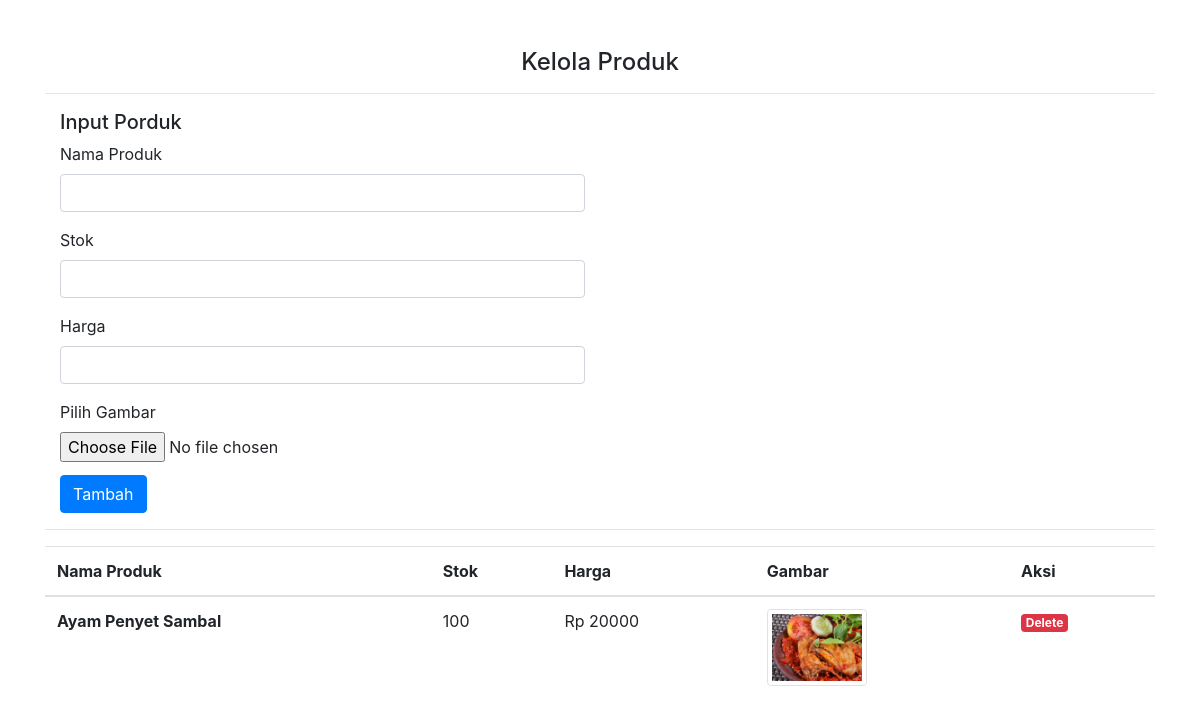
The app's page /input-produk.php with its own data.
### tables this page shows
CREATE TABLE `tb_produk` (
  `id_produk` int(11) NOT NULL,
  `nama_produk` varchar(255) NOT NULL,
  `stok` int(50) NOT NULL,
  `harga` double NOT NULL,
  `gambar` varchar(255) NOT NULL
);

### input-produk.php (the view, shortened to what this page needs)
<!DOCTYPE html>
<html lang="en">
<head>
    <link rel="stylesheet" href="assets/css/bootstrap.min.css">
</head>
<body>
    <div class="container mt-5">
        <h4 class="text-center">Kelola Produk</h4>
        <hr>
        <div class="col-lg-6">
            <h5>Input Porduk</h5>
            <form action="" method="post" enctype="multipart/form-data">
                <div class="form-group">
                    <label for="nama">Nama Produk</label>
                    <input type="text" class="form-control" id="nama" name="nama" required>
                </div>
                <div class="form-group">
                    <label for="stok">Stok</label>
                    <input type="number" class="form-control" id="stok" name="stok" required>
                </div>
                <div class="form-group">
                    <label for="harga">Harga</label>
                    <input type="text" class="form-control" id="harga" name="harga" required>
                </div>
                <div class="custom-file">
                    <label for="gambar">Pilih Gambar</label>
                    <br>
                    <input type="file" id="gambar" name="gambar">
                </div>
                <button type="submit" name="tambah" class="btn btn-primary mt-3">Tambah</button>
            </form>
        </div>
        <hr>
        <table class="table">
            <thead>
                <tr>
                    <th scope="col">Nama Produk</th>
                    <th scope="col">Stok</th>
                    <th scope="col">Harga</th>
                    <th scope="col">Gambar</th>
                    <th scope="col">Aksi</th>
                </tr>
            </thead>
            <tbody>
                <?php
                include "koneksi.php";
                $sql = "SELECT * FROM tb_produk";
                $query = mysqli_query($koneksi, $sql);
                while ($m = mysqli_fetch_array($query)) {
                ?>
                    <tr>
                        <th><?= $m['nama_produk']; ?></th>
                        <td><?= $m['stok']; ?></td>
                        <td>Rp <?= $m['harga']; ?></td>
                        <td><img src="assets/img/<?= $m['gambar']; ?>" class="img-thumbnail" width="100px"></td>
                        <td><a href="#" class="badge badge-danger">Delete</a></td>
                    </tr>
                <?php
                } ?>
            </tbody>
        </table>
    </div>
</body>
</html>

### records on screen
tb_produk: nama_produk "Ayam Penyet Sambal", stok "100", harga "20000", gambar (picture)
